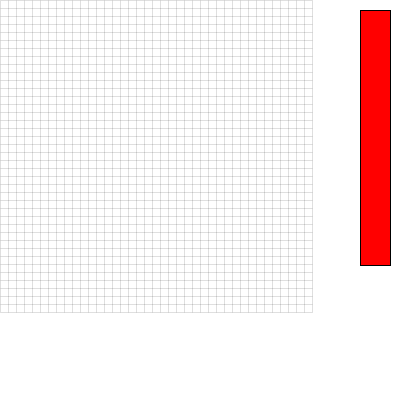
Frame 1 (no input)
Frame 60 (the mouse pressed at the canvas centre just before this capture): identical to frame 1, image omitted
Frame 120 (the mouse held since frame 60 and released just before this capture): identical to frame 1, image omitted

The Processing sketch that drew this single still picture (run headless with seeded random() and noise(); from frame 60 on, the mouse is pressed at the canvas centre):

// Processing sketch: processing_138858
// ── processing_138858.pde

Life life;
int something = 0;
boolean going = false;

void setup() {

  size(400, 400);
  life = new Life(50);
  life.setupLife();
  colorMode(HSB);
}

void draw() {
  background(255);
  life.display();
  life.displayGrid();
  life.clickLife();
  life.colorChanger();
}

void keyPressed() {

  if (key == 'r') life.reset();
}

class Life {

  int gridSize;
  boolean[][] grid;
  color[][] col;
  float gridWid;
  color c = color(255, 0, 0);

  Life(int size) {

    gridSize = size;
    grid = new boolean[gridSize][gridSize];
    col = new color[gridSize][gridSize];
    gridWid = width/(gridSize);
  }


  public void displayGrid() {

    strokeWeight(0);
    stroke(0);
    for (int i = 0; i < gridSize-10; i++) {
      float helper = i * gridWid;
      line(helper, 0, helper, gridWid*(gridSize-11));
      line(0, helper, gridWid*(gridSize-11), helper);
    }
  }

  public void setupLife() {

    for (int i = 0; i < gridSize; i++) {
      for (int j = 0; j < gridSize; j++) {
        col[i][j] = color(255, 255, 255);
      }
    }
  }

  public void display() {

    noStroke();
    for (int i = 0; i < gridSize; i++) {
      for (int j = 0; j < gridSize; j++) {
        float xVal = i * gridWid;
        float yVal = j * gridWid;
        fill(col[i][j]);
        if (grid[i][j]) rect(xVal, yVal, gridWid, gridWid);
      }
    }
  }

  public void clickLife() {

    for (int i = 0; i < gridSize; i++) {
      for (int j = 0; j < gridSize; j++) {
        if (mousePressed && mouseButton == LEFT && mouseX >= i*gridWid && mouseX <= (i+1)*gridWid && mouseX < (gridSize-11)*gridWid && mouseY >= j*gridWid && mouseY <= (j+1) * gridWid && mouseY < (gridSize-11)*gridWid) {
          grid[i][j] = true;
          col[i][j] = c;
        }
        if (mousePressed && mouseButton == RIGHT && mouseX >= i*gridWid && mouseX <= (i+1)*gridWid && mouseY >= j*gridWid && mouseY <= (j+1) * gridWid) grid[i][j] = false;
      }
    }
  }

  public void reset() {

    for (int i = 0; i < gridSize; i++) {
      for (int j = 0; j < gridSize; j++) {
        grid[i][j] = false;
        col[i][j] = color(255, 255, 255);
      }
    }
  }

  public void colorChanger() {
    fill(c);
    stroke(0);
    strokeWeight(1);
    rect(360, 10, 30, 255);
    if (mouseX >= 360 && mouseX <= 390 && mouseY >= 10 && mouseY <= 265 && mousePressed) c = color(mouseY-10, 255, 255);
  }
}
